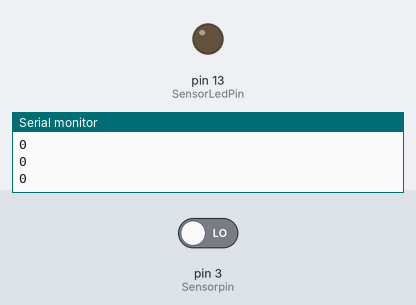
Bench run of a sketch on a simulated Arduino Uno, built with avr-gcc and run on an emulated ATmega328P. Shown: output pins drawn as LEDs (lit = HIGH), the last lines printed to the serial monitor. The inputs (shaded band) are chosen by the test bench; at power-on: pin 3 (Sensorpin) LOW.

Above: at 1.2 s.
1.3 s: pin 3 (Sensorpin) driven HIGH
At 1.8 s:
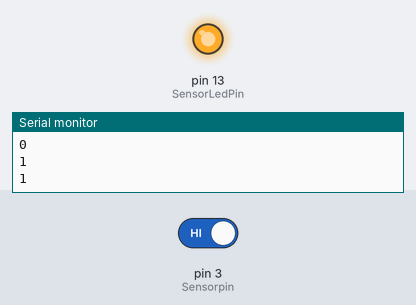
2.9 s: pin 3 (Sensorpin) driven LOW
At 4.3 s:
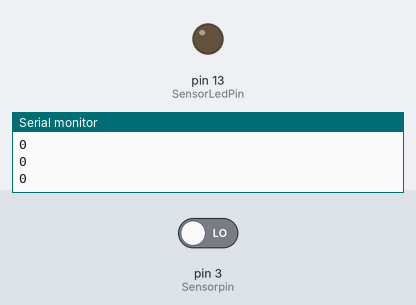
Timing chart, 0 to 5.9 s (numbered marks = the images above; inputs shaded):
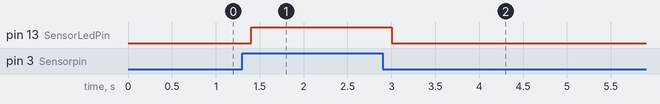

Measured:
- after the input at 1.3 s, pin 13 (SensorLedPin): LOW → HIGH after 0.10 s
- after the input at 2.9 s, pin 13 (SensorLedPin): HIGH → LOW after 0.10 s

The sketch:

checksensor01.ino
```cpp
#define Sensorpin 3
#define Sensorlimit 750
#define SensorLedPin 13


void initall()
{

  Serial.begin(9600);
  Serial.println("program start here ");

    pinMode(SensorLedPin,OUTPUT) ;
     pinMode(Sensorpin,INPUT) ;

}
 void setup()
 {

  initall();
 }

 void loop()
 {
   int sensorValue = digitalRead(Sensorpin);
  // print out the value you read:
  if (sensorValue == 1)
      {
        digitalWrite(SensorLedPin,HIGH) ;
      }
      else
       {
        digitalWrite(SensorLedPin,LOW) ;
      }
  Serial.println(sensorValue);
  delay(200) ;
 }
```
